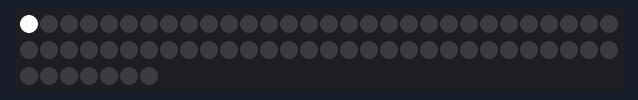
The sketch below on a simulated ATtiny85, built with avr-gcc and run on an emulated ATtiny85. On the bench: 67 RGB LEDs in strip order, left to right, continuing on the next row.

Above: at 0.16 s.
At 0.8 s:
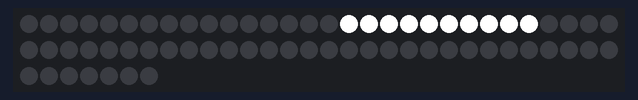
At 1.43 s:
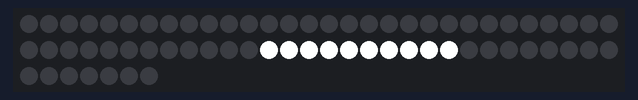

The sketch:

TestWhite.ino
```cpp
// Simple strand test for Adafruit Dot Star RGB LED strip.
// This is a basic diagnostic tool, NOT a graphics demo...helps confirm
// correct wiring and tests each pixel's ability to display red, green
// and blue and to forward data down the line.  By limiting the number
// and color of LEDs, it's reasonably safe to power a couple meters off
// the Arduino's 5V pin.  DON'T try that with other code!

#include <Adafruit_DotStar.h>
// Because conditional #includes don't work w/Arduino sketches...
#include <SPI.h>         // COMMENT OUT THIS LINE FOR GEMMA OR TRINKET
//#include <avr/power.h> // ENABLE THIS LINE FOR GEMMA OR TRINKET

#define NUMPIXELS 67 // Number of LEDs in strip

// Here's how to control the LEDs from any two pins:
#define DATAPIN    4
#define CLOCKPIN   5
Adafruit_DotStar strip = Adafruit_DotStar(
  NUMPIXELS, DATAPIN, CLOCKPIN, DOTSTAR_BRG);
// The last parameter is optional -- this is the color data order of the
// DotStar strip, which has changed over time in different production runs.
// Your code just uses R,G,B colors, the library then reassigns as needed.
// Default is DOTSTAR_BRG, so change this if you have an earlier strip.

// Hardware SPI is a little faster, but must be wired to specific pins
// (Arduino Uno = pin 11 for data, 13 for clock, other boards are different).
//Adafruit_DotStar strip = Adafruit_DotStar(NUMPIXELS, DOTSTAR_BRG);

void setup() {

#if defined(__AVR_ATtiny85__) && (F_CPU == 16000000L)
  clock_prescale_set(clock_div_1); // Enable 16 MHz on Trinket
#endif

  strip.begin(); // Initialize pins for output
  strip.show();  // Turn all LEDs off ASAP
}

// Runs 10 LEDs at a time along strip, cycling through red, green and blue.
// This requires about 200 mA for all the 'on' pixels + 1 mA per 'off' pixel.

int      head  = 0, tail = -10; // Index of first 'on' and 'off' pixels
uint32_t color = 0xFFFFFF;      // 'On' color (starts red)

void loop() {

  strip.setPixelColor(head, color); // 'On' pixel at head
  strip.setPixelColor(tail, 0);     // 'Off' pixel at tail
  strip.show();                     // Refresh strip
  delay(20);                        // Pause 20 milliseconds (~50 FPS)
  head+=1;
  tail+=1;

  // if(++head >= NUMPIXELS) {         // Increment head index.  Off end of strip?
  //   head = 0;                       //  Yes, reset head index to start
  //   if((color >>= 8) == 0)          //  Next color (R->G->B) ... past blue now?
  //     color = 0xFF0000;             //   Yes, reset to red
  // }
  // if(++tail >= NUMPIXELS) tail = 0; // Increment, reset tail index
}
```
